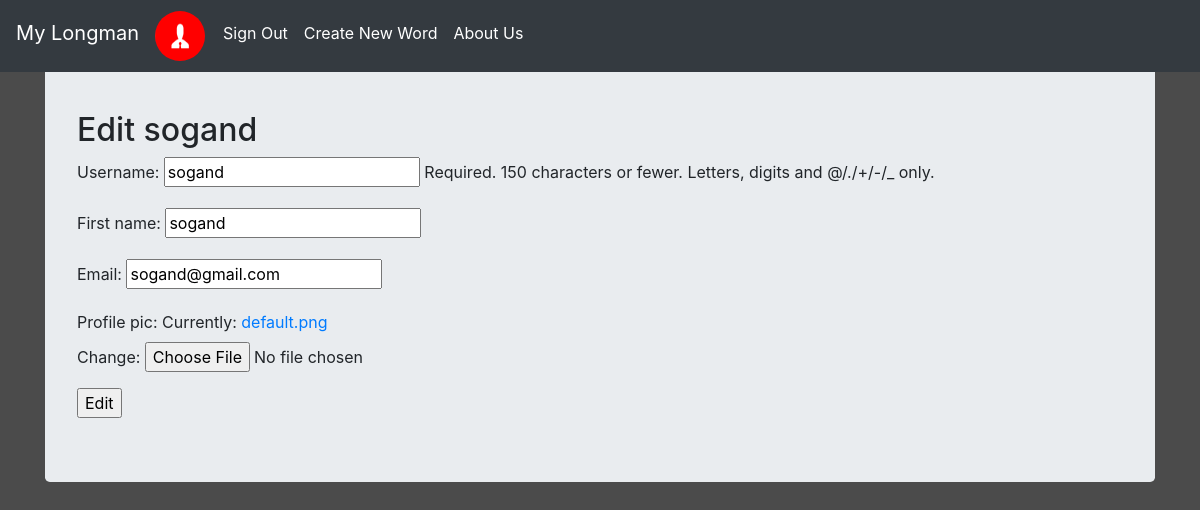
The app's page /accounting/sogand/edit (signed in) with its own data.
### accounting/models.py (models this page shows)
class myuser(AbstractUser):
    first_name = models.CharField(max_length = 30)
    email = models.EmailField(max_length = 70, unique = True)
    profile_pic = models.ImageField(default = 'default.png')

### accounting/views.py (the view, shortened to what this page needs)
# urls.py: re_path(r'^(?P<username>[\w.@+-]+)/edit$', UserEdit.as_view(), name='UserEdit'),
class UserEdit(UpdateView, FormView):
    queryset = myuser.objects.all()
    model = myuser
    form_class = UserEditForm
    slug_field = 'username'
    slug_url_kwarg = 'username'
    template_name = 'accounting/edit.html'
    context_object_name = 'person'
    success_url = '/'

### accounting/forms.py
class UserEditForm(forms.ModelForm):
    class Meta:
        model = myuser
        fields = ['username', 'first_name', 'email', 'profile_pic']

### accounting/templates/accounting/edit.html (shortened to what this page needs)
{% extends 'base_layout.html' %}
{% block content %}
<h2 class="title">Edit {{person.username}}</h2>
<form action="{% url 'accounting:UserEdit' username=person.username%}" method="POST">
    {{form.as_p}}
    <input type="submit" class="submit" value="Edit">
</form>
{% endblock %}

### templates/base_layout.html (shortened to what this page needs)
<!DOCTYPE html>
<html lang="en">
<head>
    <link rel="stylesheet" href="https://stackpath.bootstrapcdn.com/bootstrap/4.1.2/css/bootstrap.min.css"
>
</head>
<body style="background-color: rgb(75, 75, 75)">
    <nav class="navbar navbar-expand-lg navbar-dark bg-dark fixed-top">
        <a class="navbar-brand" href="{% url 'home' %}" style="margin-bottom: 6px;">My Longman</a>
        <div class="collapse navbar-collapse" id="navbarSupportedContent">
            <ul class="navbar-nav mr-auto">
                {% if user.is_authenticated %}
                <li class="nav-item active">
                    <a href="{% url 'accounting:UserDetail' username=user.username %}"><img src="{{user.profile_pic.url}}" alt="" style="border-radius: 50%; height: 50px; width: 50px; margin-right: 10px; margin-bottom: 3px; margin-top: 3px;"></a>
                </li>
                <li class="nav-item active">
                    <a href="{% url 'accounting:signout'%}" class="nav-link" style="margin-top: 5px;">Sign Out</a>
                </li>
                <li class="nav-item active">
                    <a href="{% url 'words:create_view' %}" class="nav-link" style="margin-top: 5px;">Create New Word</a>
                </li>
                {% endif %}
                <li class="nav-item active">
                    <a href="{% url 'about'%}" class="nav-link" style="margin-top: 5px;">About Us</a>
                </li>
            </ul>
        </div>
    </nav>
    <div class="container">
        <div class="jumbotron" style="padding-top: 10%;">
            {% block content %}
            {% endblock %}
        </div>
    </div>
</body>
</html>

### records on screen
myuser: profile_pic (placeholder picture)
myuser: username "sogand", first_name "sogand", email "sogand@gmail.com"
